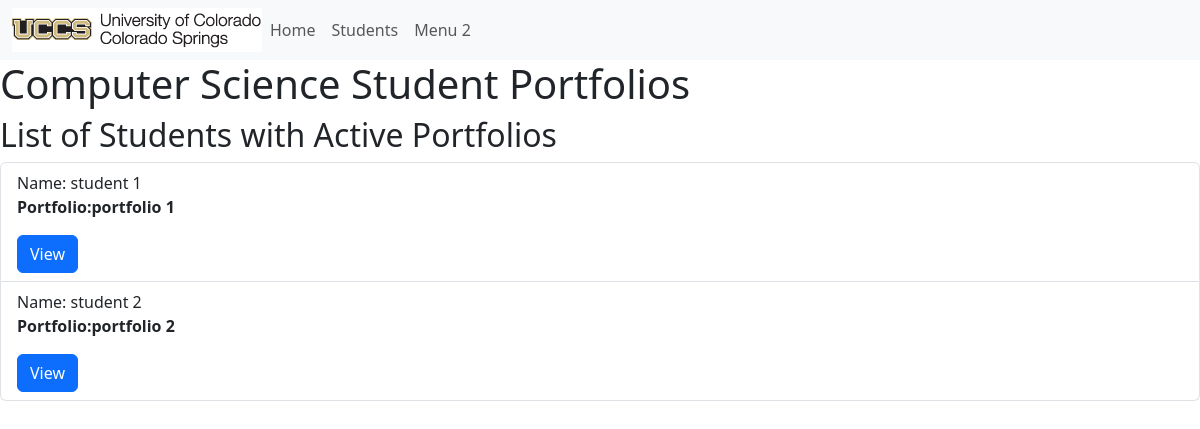
Before: / with the older database file.
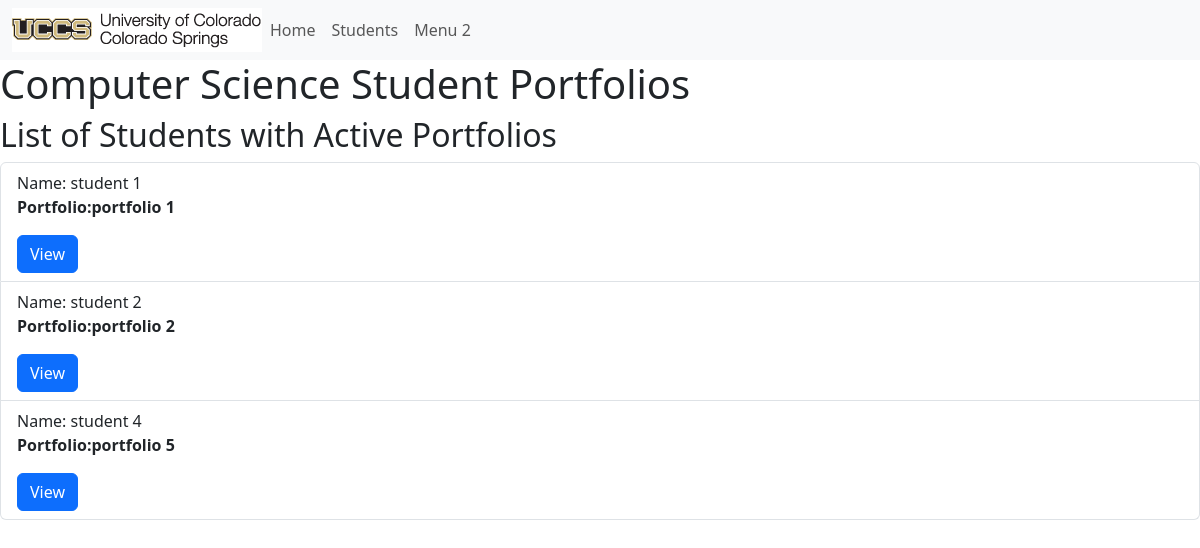
After: the same page with the newer database file.
### portfolio_app/models.py (models this page shows, shortened)
class Student(models.Model):
    MAJOR = (
        ('CSCI-BS', 'BS in Computer Science'),
        ('CPEN-BS', 'BS in Computer Engineering'),
        ('BIGD-BI', 'BI in Game Design and Development'),
        ('BICS-BI', 'BI in Computer Science'),
        ('BISC-BI', 'BI in Computer Security'),
        ('CSCI-BA', 'BA in Computer Science'),
        ('DASE-BS', 'BS in Data Analytics and Systems Engineering')
    )
    name = models.CharField(max_length=200)
    email = models.CharField("UCCS Email", max_length=200)
    major = models.CharField(max_length=200, choices=MAJOR)
    portfolio = models.OneToOneField(Portfolio, on_delete=models.CASCADE, unique=True, default=None)
    def __str__(self):
        return self.name

class Portfolio(models.Model):
    title = models.CharField(max_length = 200)
    contact_email = models.CharField(max_length = 200)
    is_active = models.BooleanField(default = False)
    about = models.TextField(blank = True)
    def get_absolute_url(self):
        return reverse('portfolio-detail', args=[str(self.id)])

### portfolio_app/views.py (the view)
# urls.py: path('', views.index, name='index'),
def index(request):
    student_active_portfolios = Student.objects.select_related('portfolio').all().filter(portfolio__is_active=True)
    print("active portfolio query set", student_active_portfolios)
    return render( request, 'portfolio_app/index.html', {'student_active_portfolios':student_active_portfolios})

### portfolio_app/templates/portfolio_app/index.html
{% extends "portfolio_app/base_template.html" %}
{% block content %}
<h1>Computer Science Student Portfolios</h1>
<h2>List of Students with Active Portfolios</h2>
<ul class="list-group">
{% for i in student_active_portfolios %}
<li class="list-group-item">Name: {{i.name}}
<p><strong>Portfolio:{{ i.portfolio.title }}</strong></p>
<a class="btn btn-primary" href="{{ i.portfolio.get_absolute_url }}" role="button">View</a>
</li>
{% endfor %}
</ul>
{% endblock %}

Changed rows visible on the page:
added Student: name "student 4", portfolio "portfolio 5"
